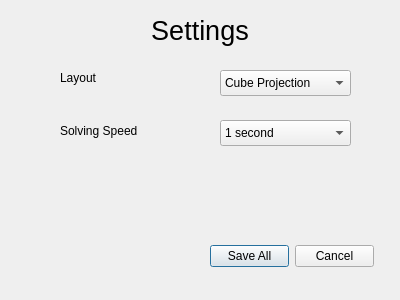
<?xml version="1.0" encoding="UTF-8"?>
<ui version="4.0">
 <class>Dialog</class>
 <widget class="QDialog" name="Dialog">
  <property name="geometry">
   <rect>
    <x>0</x>
    <y>0</y>
    <width>400</width>
    <height>300</height>
   </rect>
  </property>
  <property name="windowTitle">
   <string>Dialog</string>
  </property>
  <widget class="QLabel" name="settingsLabel">
   <property name="geometry">
    <rect>
     <x>150</x>
     <y>10</y>
     <width>100</width>
     <height>41</height>
    </rect>
   </property>
   <property name="font">
    <font>
     <pointsize>20</pointsize>
    </font>
   </property>
   <property name="text">
    <string>Settings</string>
   </property>
   <property name="alignment">
    <set>Qt::AlignCenter</set>
   </property>
  </widget>
  <widget class="QLabel" name="layoutLabel">
   <property name="geometry">
    <rect>
     <x>60</x>
     <y>70</y>
     <width>59</width>
     <height>16</height>
    </rect>
   </property>
   <property name="text">
    <string>Layout</string>
   </property>
  </widget>
  <widget class="QLabel" name="speedLayout">
   <property name="geometry">
    <rect>
     <x>60</x>
     <y>120</y>
     <width>101</width>
     <height>21</height>
    </rect>
   </property>
   <property name="text">
    <string>Solving Speed</string>
   </property>
  </widget>
  <widget class="QComboBox" name="layoutComboBox">
   <property name="geometry">
    <rect>
     <x>220</x>
     <y>70</y>
     <width>131</width>
     <height>26</height>
    </rect>
   </property>
   <item>
    <property name="text">
     <string>Cube Projection</string>
    </property>
   </item>
   <item>
    <property name="text">
     <string>Two Cubes</string>
    </property>
   </item>
  </widget>
  <widget class="QComboBox" name="speedComboBox">
   <property name="geometry">
    <rect>
     <x>220</x>
     <y>120</y>
     <width>131</width>
     <height>26</height>
    </rect>
   </property>
   <property name="currentIndex">
    <number>2</number>
   </property>
   <item>
    <property name="text">
     <string>Step through</string>
    </property>
   </item>
   <item>
    <property name="text">
     <string>1/2 second</string>
    </property>
   </item>
   <item>
    <property name="text">
     <string>1 second</string>
    </property>
   </item>
   <item>
    <property name="text">
     <string>2 second</string>
    </property>
   </item>
   <item>
    <property name="text">
     <string/>
    </property>
   </item>
  </widget>
  <widget class="QDialogButtonBox" name="buttonBox">
   <property name="geometry">
    <rect>
     <x>210</x>
     <y>240</y>
     <width>164</width>
     <height>32</height>
    </rect>
   </property>
   <property name="standardButtons">
    <set>QDialogButtonBox::Cancel|QDialogButtonBox::SaveAll</set>
   </property>
  </widget>
 </widget>
 <resources/>
 <connections>
  <connection>
   <sender>buttonBox</sender>
   <signal>clicked(QAbstractButton*)</signal>
   <receiver>Dialog</receiver>
   <slot>close()</slot>
   <hints>
    <hint type="sourcelabel">
     <x>291</x>
     <y>255</y>
    </hint>
    <hint type="destinationlabel">
     <x>199</x>
     <y>149</y>
    </hint>
   </hints>
  </connection>
 </connections>
</ui>
